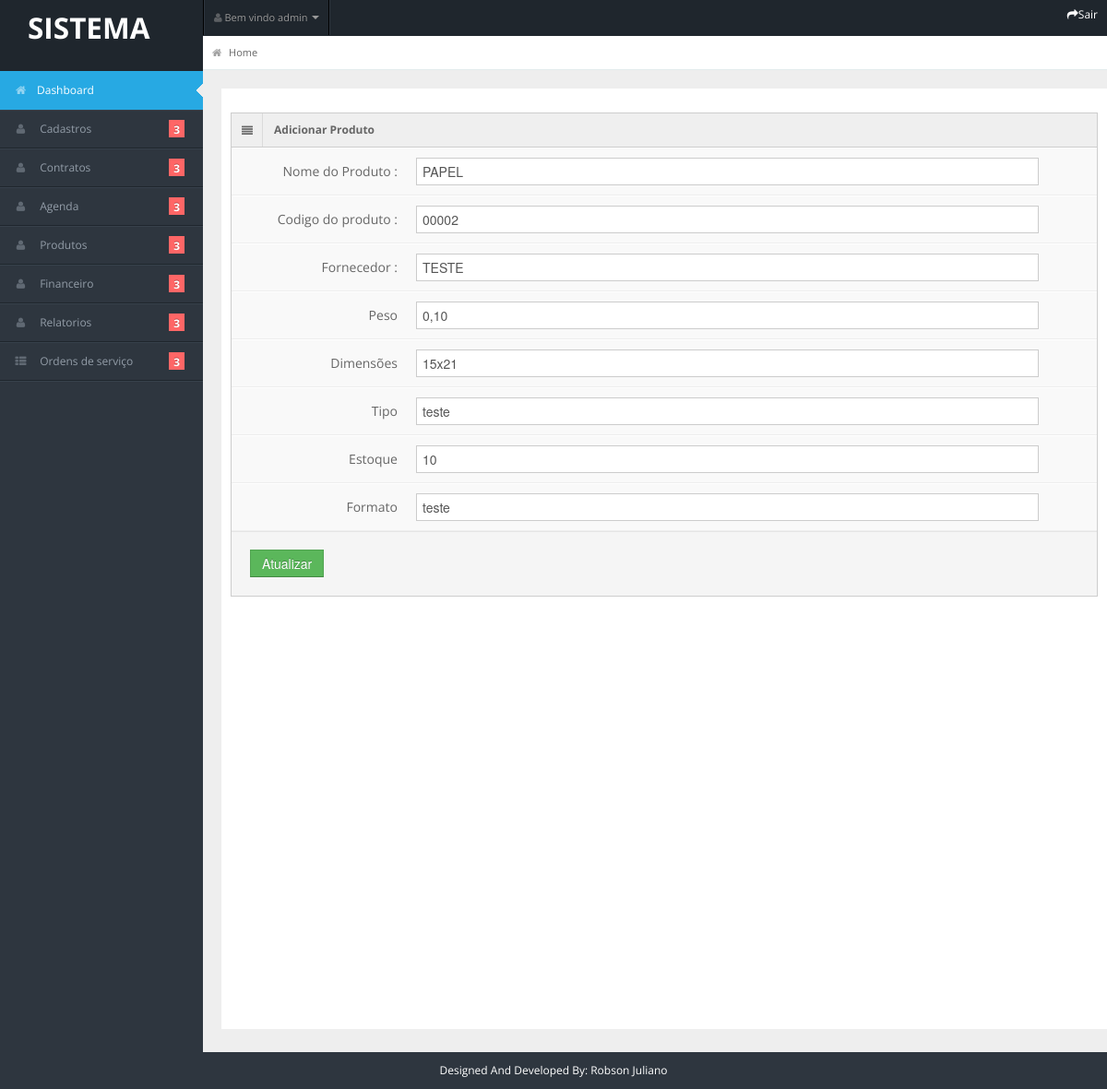
The app's page /admin/edit_product.php?id=3 (signed in) with its own data.
### tables this page shows
CREATE TABLE `products` (
  `id` int(5) NOT NULL,
  `product_name` varchar(100) NOT NULL,
  `company_name` varchar(100) NOT NULL,
  `unit` varchar(50) NOT NULL,
  `product_cod` varchar(30) NOT NULL,
  `weight` varchar(10) NOT NULL,
  `product_sizes` varchar(30) NOT NULL,
  `product_type` varchar(20) NOT NULL,
  `product_stock` varchar(20) NOT NULL
);

### admin/edit_product.php (the view, shortened to what this page needs)
<?php
include '../includes/header.php';
include "../conn.php";
$id=$_GET["id"];
$product_name="";
$company_name="";
$unit="";
$product_cod="";
$weight="";
$product_sizes="";
$product_type="";
$product_stock="";
$res=mysqli_query($link,"select * from products where id=$id");
    while ($row=mysqli_fetch_array($res))
    {
        $product_name=$row["product_name"];
        $company_name=$row["company_name"];
        $unit=$row["unit"];
        $product_cod=$row["product_cod"];
        $weight=$row["weight"];
        $product_sizes=$row["product_sizes"];
        $product_type=$row["product_type"];
        $product_stock=$row["product_stock"];
    }
?>
        	          <div class="span12">
      <div class="widget-box">
        <div class="widget-title"> <span class="icon"> <i class="icon-align-justify"></i> </span>
          <h5>Adicionar Produto</h5>
        </div>
        <div class="widget-content nopadding">
          <form name="form1" action="" method="post" class="form-horizontal">
            <div class="control-group">
              <label class="control-label">Nome do Produto :</label>
              <div class="controls">
                <input type="text" class="span11" placeholder="Nome do Produto"  name="product_name" value="<?php echo $product_name ;?>" />
              </div>
            </div>
            <div class="control-group">
              <label class="control-label">Codigo do produto :</label>
              <div class="controls">
                <input type="text" class="span11" placeholder="Codigo do produto" name="product_cod" value="<?php echo $product_cod ;?>"/>
              </div>
            </div>
             <div class="control-group">
              <label class="control-label">Fornecedor :</label>
              <div class="controls">
                <input type="text" class="span11" placeholder="Fabricante" name="company_name" value="<?php echo $company_name ;?>"/>
              </div>
            </div>
            <div class="control-group">
              <label class="control-label">Peso</label>
              <div class="controls">
                <input type="text"  class="span11" placeholder="Peso" name="weight" value="<?php echo $weight ;?>"/>
              </div>
            </div>
            <div class="control-group">
              <label class="control-label">Dimensões</label>
              <div class="controls">
                <input type="text"  class="span11" placeholder="Dimensões" name="product_sizes" value="<?php echo $product_sizes ;?>" />
              </div>
            </div>
            <div class="control-group">
              <label class="control-label">Tipo</label>
              <div class="controls">
                <input type="text"  class="span11" placeholder="Tipo" name="product_type" value="<?php echo $product_type ;?>" />
              </div>
            </div>
            <div class="control-group">
              <label class="control-label">Estoque</label>
              <div class="controls">
                <input type="text"  class="span11" placeholder="Estoque" name="product_stock" value="<?php echo $product_stock ;?>" />
              </div>
            </div>
            <div class="control-group">
              <label class="control-label">Formato</label>
              <div class="controls">
                <input type="text"  class="span11" placeholder="Formato" name="unit"  value="<?php echo $unit ;?>"/>
              </div>
            </div>
            <div class="form-actions">
              <button type="submit" name="submit1" class="btn btn-success">Atualizar</button>
            </div>
          </form>
        </div>
      </div>
 </div>
</div>
</div>
<?php
include "../includes/footer.php"
?>

### css/matrix-style.css (style rules this page uses)
* { outline:none !important; -moz-outline: none !important; }
html, body { height:100% }
body { overflow-x: hidden; margin-top: -10px; font-family: 'Open Sans', sans-serif; font-size:12px; color:#666; }
select, textarea, input[type="text"], input[type="password"], input[type="datetime"], input[type="datetime-local"], input[type="date"], input[type="month"], input[type="time"], input[type="week"], input[type="number"], input[type="email"], input[type="url"], input[type="search"], input[type="tel"], input[type="color"], .uneditable-input, .label, .dropdown-menu, .btn, .well, .progress, .table-bordered, .btn-group > .btn:first-child, .btn-group > .btn:last-child, .btn-group > .btn:last-child, .btn-group > .dropdown-toggle, .alert { border-radius:0px; }
.btn, textarea, input[type="text"], input[type="password"], input[type="datetime"], input[type="datetime-local"], input[type="date"], input[type="month"], input[type="time"], input[type="week"], input[type="number"], input[type="email"], input[type="url"], input[type="search"], input[type="tel"], input[type="color"], .uneditable-input { box-shadow:none; }
.progress, .progress-success .bar, .progress .bar-success, .progress-warning .bar, .progress .bar-warning, .progress-danger .bar, .progress .bar-danger, .progress-info .bar, .progress .bar-info, .btn, .btn-primary { background-image:none; }
.form-horizontal .form-actions { padding-left:20px; }
.stat-boxes .peity_bar_good, .stat-boxes .peity_line_good, { color: #459D1C; }
.widget-box { background: none repeat scroll 0 0 #F9F9F9; border-left: 1px solid #CDCDCD; border-top: 1px solid #CDCDCD; border-right: 1px solid #CDCDCD; clear: both; margin-top: 16px; margin-bottom: 16px; position: relative; }
.widget-title, .modal-header, .table th, div.dataTables_wrapper .ui-widget-header { background:#efefef; border-bottom: 1px solid #CDCDCD; height: 36px; }
.widget-title span.icon { padding: 9px 10px 7px 11px; float: left; border-right:1px solid #dadada; }
.widget-title h5 { color: #666; float: left; font-size: 12px; font-weight: bold; padding: 12px; line-height: 12px; margin: 0; }
.widget-content { padding:15px; border-bottom: 1px solid #cdcdcd; }
.nopadding { padding: 0 !important; }
form { margin-bottom: 0; }
.form-horizontal .control-group { border-top: 1px solid #ffffff; border-bottom: 1px solid #eeeeee; margin-bottom: 0; }
.form-horizontal .control-label { padding-top: 15px; width: 180px; }
.form-horizontal .controls { margin-left: 200px; padding: 10px 0; }
.form-horizontal .form-actions { margin-top: 0; margin-bottom: 0; }

### css/matrix-media.css (style rules this page uses)
body { background:#2E363F; }

### records on screen
products: product_name "PAPEL", product_cod "00002", company_name "TESTE", weight "0,10", product_sizes "15x21", product_type "teste", product_stock "10", unit "teste"

### other values on screen
$_SESSION['login1'] "admin"
